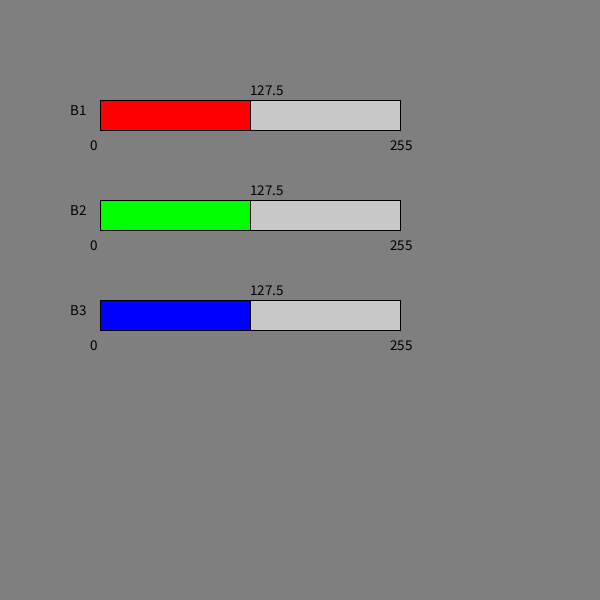
Frame 1 (no input)
Frame 60 (the mouse pressed at the canvas centre just before this capture): identical to frame 1, image omitted
Frame 120 (the mouse held since frame 60 and released just before this capture): identical to frame 1, image omitted

The Processing sketch that drew this single still picture (run headless with seeded random() and noise(); from frame 60 on, the mouse is pressed at the canvas centre):

// Processing sketch: processing_175080
// ── processing_175080.pde

Slider b1, b2, b3;
void setup() {
  size(600, 600);
  b1 = new Slider("B1", 100, 100, 300, 30, 0, 255, color(200), color(255, 0, 0));
  b2 = new Slider("B2", 100, 200, 300, 30, 0, 255, color(200), color(0, 255, 0));
  b3 = new Slider("B3", 100, 300, 300, 30, 0, 255, color(200), color(0, 0, 255));
}
void draw() {
  background(b1.pos(), b2.pos(), b3.pos());

  b1.display();
  b2.display();
  b3.display();
}
void mouseDragged() {
  b1.slide();
  b2.slide();
  b3.slide();
}

class Slider {
  String name;
  int x, y; // position
  int w, h; // width and height
  float min, max;
  float pos; // current value
  color baseCol;
  color highlightCol;
  float pos() {
    return pos;
  }
  Slider(String s, int xp, int yp, int sw, int sh, float mi, float ma, color bc, color hc) {
    name = s; // name
    x=xp; // x position
    y=yp; // y position
    w = sw; // slide width
    h = sh; // slide height
    min = mi; // min
    max = ma; // max
    baseCol = bc; // base color
    highlightCol = hc; // highlight color
    pos = (min+max)/2; // default position
  }
  void slide() {
    if ((mouseX >=x ) && (mouseX <= x+w) &&
      (mouseY >= y) && (mouseY <= y+h) ) {
      pos = map(mouseX, x, x+w, min, max);
    }
  }
  void display() {
    fill(baseCol);
    stroke(0);
    rect(x, y, w, h);
    fill(highlightCol);
    rect(x, y, map(pos, min, max, 0, w), h);

    textSize(15);
    fill(0);
    text(name, x-30, y+h/2);
    text(nf(min, 0, 0), x-10, y+h+20);
    text(nf(max, 0, 0), x+w-10, y+h+20);
    text(nf(pos, 0, 0), map(pos, min, max, x, x+w), y-5);
  }
}
